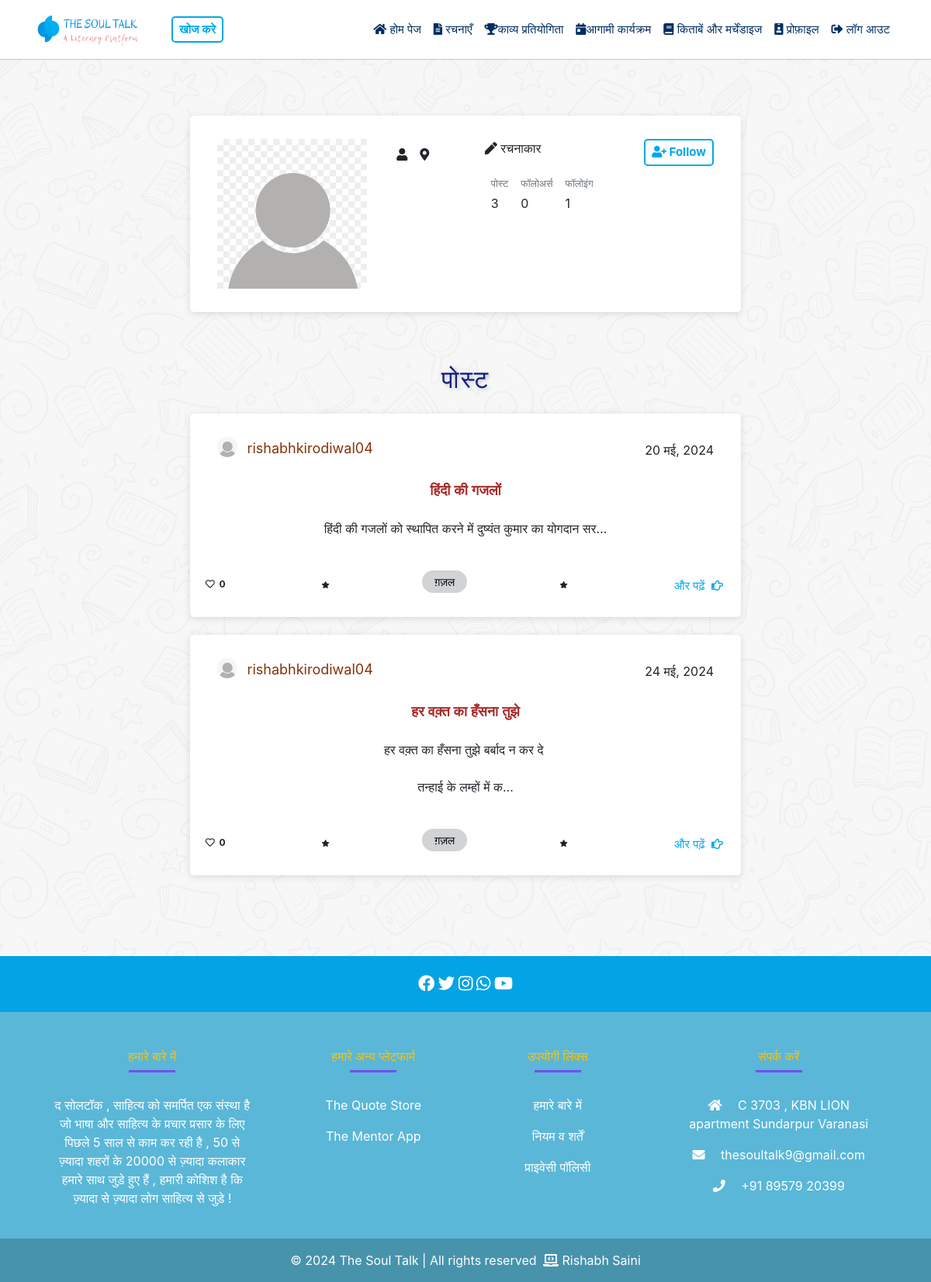
The app's page /profile/rishabhkirodiwal04/ (signed in) with its own data.
### mainApp/models.py (models this page shows, shortened)
class Profile(models.Model):
    user = models.OneToOneField(CustomUser, on_delete=models.CASCADE)
    name = models.CharField(max_length=100, blank=True)
    bio = models.TextField(default='रचनाकार', blank=True)  # Setting default value for bio field
    place = models.CharField(max_length=100, blank=True)
    profile_image = models.ImageField(upload_to='media/profile_images/', blank=True)

class CustomUser(AbstractUser):
    is_admin = models.BooleanField(default=False)
    is_owner = models.BooleanField(default=False)
    phone_no = models.CharField(max_length=15, blank=True, null=True)
    def followers_count(self):
        return self.followers.count()
    def following_count(self):
        return self.following.count()

class Post(models.Model):
    title = models.CharField(max_length=100)
    description = models.TextField()
    category = models.ForeignKey(Category, on_delete=models.CASCADE)
    created_by = models.ForeignKey(CustomUser, on_delete=models.CASCADE)
    created_at = models.DateTimeField(auto_now_add=True)
    approved = models.BooleanField(default=False)  # New field for approval status
    declined = models.BooleanField(default=False)
    likes = models.ManyToManyField(CustomUser, through='Like', related_name='liked_posts')
    likes_count = models.IntegerField(default=0)

class Category(models.Model):
    name_en = models.CharField(max_length=100, verbose_name="English Name",unique=True)
    name_hi = models.CharField(max_length=100, verbose_name="Hindi Name",unique=True)
    class Meta:
        verbose_name_plural = "Categories"

### mainApp/views.py (the view)
# urls.py: path('profile/<str:username>/', views.profile, name='profile'),
@login_required
def profile(request, username):
    viewed_user = get_object_or_404(CustomUser, username=username)
    user_posts = Post.objects.filter(created_by=viewed_user)
    approved_posts = user_posts.filter(approved=True)
    pending_posts = user_posts.filter(approved=False, declined=False)
    declined_posts = user_posts.filter(declined=True)
    user_submitted_entries = CompetitionEntry.objects.filter(user=viewed_user)
    total_approved_posts = approved_posts.count()
    total_pending_posts = pending_posts.count()
    total_declined_posts = declined_posts.count()
    total_user_submitted_entries = user_submitted_entries.count()
    total_posts = total_approved_posts + total_user_submitted_entries
    profile = Profile.objects.filter(user=viewed_user).first()
    is_own_profile = request.user.username == username
    if is_own_profile:
        return render(request, 'profile.html', {
            'user': viewed_user,
            'profile': profile,
            'approved_posts': approved_posts,
            'pending_posts': pending_posts,
            'declined_posts': declined_posts,
            'total_posts': total_posts,
            'total_approved_posts': total_approved_posts,
            'total_pending_posts': total_pending_posts,
            'total_declined_posts': total_declined_posts,
            'user_submitted_entries': user_submitted_entries,
            'total_user_submitted_entries': total_user_submitted_entries,
        })
    else:
        is_following = request.user.is_authenticated and viewed_user.followers.filter(follower=request.user).exists()
        return render(request, 'view_user_profile.html', {
            'viewed_user': viewed_user,
            'profile': profile,
            'approved_posts': approved_posts,
            'total_posts': total_posts,
            'total_approved_posts': total_approved_posts,
            'user_submitted_entries': user_submitted_entries,
            'total_user_submitted_entries': total_user_submitted_entries,
            'profile_user': viewed_user,
            'is_following': is_following,
        })

### mainApp/templates/view_user_profile.html (shortened to what this page needs)
{% extends 'base.html' %}
{% block content %}
<div class="container mt-5">
    <div class="row justify-content-center">
        <div class="col-md-8">
            <div class="card ">
                <div class="card-body ">
                    <div class="row ">
                        <div class="col-md-4 text-center">
                            <img src="{% if profile.profile_image %}{{ profile.profile_image.url }}{% else %}/media/profile_images/default.png{% endif %}"
                                alt="Profile Image" class="profile-image img-fluid">
                        </div>
                        <div class="col-md-8 md-4">
                            <div class="d-flex justify-content-between align-items-start flex-wrap">
                                <div class="d-flex justify-content-start rounded-3 p-2 mb-2 bg-body-tertiary">
                                    <div>
                                        <p class="card-text"><i class="fas fa-user"></i> {{ profile.name }}</p>
                                    </div>
                                    <div class="px-3">
                                        <p class="card-text"><i class="fas fa-map-marker-alt"></i> {{ profile.place }}</p>
                                    </div>
                                </div>
                                <div>
                                    <p class="card-text"><i class="fas fa-pen"></i> {{ profile.bio }}</p>
                                     <div class="d-flex justify-content-start rounded-3 p-2 mb-2 bg-body-tertiary">
                                        <div>
                                            <p class="small text-muted mb-1">पोस्ट</p>
                                            <p class="mb-0">{{ total_posts }}</p>
                                        </div>
                                        <div class="px-3">
                                            <p class="small text-muted mb-1">फॉलोअर्स </p>
                                            <p class="mb-0">{{ profile_user.followers_count }}</p>
                                        </div>
                                        <div>
                                            <p class="small text-muted mb-1">फॉलोइंग</p>
                                            <p class="mb-0">{{ profile_user.following_count }}</p>
                                        </div>
                                    </div>
                                </div>
                                <div>
                                    {% if not user.is_authenticated %}
                                        <a href="{% url 'login' %}" class="btn btn-custom-outline"><i class="fas fa-user-plus"></i> Follow</a>
                                    {% else %}
                                        {% if request.user != profile_user %}
                                            {% if is_following %}
                                                <form action="{% url 'unfollow_user' profile_user.username %}" method="post">
                                                    {% csrf_token %}
                                                    <button type="submit" class="btn btn-custom-outline"><i class="fas fa-user-check"></i> Unfollow</button>
                                                </form>
                                            {% else %}
                                                <form action="{% url 'follow_user' profile_user.username %}" method="post">
                                                    <button type="submit" class="btn btn-custom-outline"><i class="fas fa-user-plus"></i> Follow</button>
                                                </form>
                                            {% endif %}
                                        {% endif %}
                                    {% endif %}
                                </div>
                            </div>
                        </div>
                    </div>
                </div>
            </div>
        </div>
    </div>
</div>
<div class="container mt-5">
    <div class="row justify-content-center">
        <div class="col-md-8">
            <div class="row justify-content-center" id="approved-posts">
                <div class="col-md-12">
                    <h2>पोस्ट</h2>
                    {% if total_approved_posts == 0 %}
                    <p>कोई स्वीकृत पोस्ट नहीं.</p>
                    {% else %}
                    {% for post in approved_posts %}
                    {% include 'partials/post_details.html' %}
                    {% endfor %}
                    {% endif %}
                </div>
            </div>
        </div>
    </div>
</div>
{% endblock %}

### mainApp/templates/partials/post_details.html
<div class="card bg-card-image mt-4">
    <div class="row">
        <div class="col-md-12">
            <div class="card-body">
                <div class="d-flex author-info justify-content-between align-items-center">
                    <div class="profile-pic ">
                        <img src="{% if post.created_by.profile.profile_image %}{{ post.created_by.profile.profile_image.url }}{% else %}/media/profile_images/default.png{% endif %}"
                            alt="Profile Image" class="profile-image img-fluid rounded-circle">
                                    <a href="{% url 'profile' username=post.created_by.username %}" class="profile-link">{{ post.created_by.username }}</a>
                        </div>
                    <div>
                        <p class="card-text mb-0 post-date">
                            {{ post.created_at|date:"d F, Y" }}
                        </p>
                    </div>
                </div>
                <div>
                    <h5 class="card-title"  style="color: brown;">
                        <strong>{{ post.title }}</strong>
                    </h5>
                </div>
                <div>
                    <p class="card-text text-center">
                    <p style="white-space: pre-wrap;" class="card-text text-center">{{ post.description|truncatechars:60 }}</pre>
                    </p>
                </div>
            </div>
            <div class="row mt-4 mt-sm-0">
                <div class="col-md-12 category-info d-flex justify-content-between align-items-center">
                    <p class="badge text-black">
                        <i class="far fa-heart"></i>&nbsp; {{ post.likes_count }}
                    </p>
                    <p class="badge text-black">
                        <i class="fa fa-solid fa-star fa-xs"></i>
                    </p>
                    <a href="{% url 'category-posts' post.category.id %}" style="text-decoration:none;" class="mb-4">
                        <p class="badge custom-badge"
                            style="font-family: 'Biryani', sans-serif; font-size: 14px; font-weight:normal;">
                            {{ post.category.name_hi }}
                        </p>
                    </a>
                    <p class="badge text-black">
                        <i class="fa fa-solid fa-star fa-xs"></i>
                    </p>
                    <a href="{% url 'full_post' post.id %}" class="card-link">
                        <p class="read-more">
                            और पढ़ें &nbsp;<i class="far fa-hand-point-right"></i>
                        </p>
                    </a>
                </div>
            </div>
        </div>
    </div>
</div>

### mainApp/static/style.css (style rules this page uses)
.author-info { display: flex; align-items: center; }
.profile-pic img { width: 26px; height: 26px; margin-right: 8px; margin-bottom: 8px; }
.card { border: none; box-shadow: 0 2px 8px 0 rgba(63, 69, 81, 0.16); border-radius: 5px; will-change: transform; overflow: hidden; transition: box-shadow 0.3s, transform 0.3s; padding-top: 10px; padding-bottom: 10px; padding-right: 15px; padding-left: 15px; transform: scale(1); }
.card-link { text-decoration: none; }
.category-info { flex-grow: 4; text-align: left; }
.custom-badge { padding: 6.5px 16px; border-radius: 20px; color: black; background-color: #D1D3D4; display: inline; }
.read-more { margin-left: 10px; border-radius: 5px; margin-bottom: 10px; display: inline-block; padding: 4px 8px; font-size: 15px; color:#00a8e9 ; transition: border 0.3; transition: background-color 0.3s; }
.btn-custom-outline { margin-left: 10px; margin-bottom: 10px; display: inline-block; padding: 4px 8px; font-size: 15px; font-weight: bold; text-align: center; text-decoration: none; border: 2px solid #00a8e9; color: #00a8e9; background-color: transparent; border-radius: 5px; transition: background-color 0.3s ease, color 0.3s ease, border-color 0.3s ease; cursor: pointer; }
h2 { font-family: 'Poppins', sans-serif; font-size: 32px; font-weight: 500; color: #0d1e80; text-shadow: 2px 2px 4px rgba(0, 0, 0, 0.2); letter-spacing: 2px; text-align: center; margin-top: 20px; }
.bg-image { background-image: url('/static/images/block-bg-image.jpeg'); }
.card-title { font-family: 'Poppins', sans-serif; font-size: 20px; font-weight: bold; color: #070707; text-align: center; margin: 20px 0; }
@media (min-width: 768px) { .card-title { font-size: 18px; margin: 25px 0; } }
.profile-link { color: rgb(133, 51, 10); text-decoration: none; transition: color 0.3s ease; font-size: 18px; }

### records on screen
Profile: bio "रचनाकार"
CustomUser: followers_count "0", following_count "1"
Post: created_by.username "rishabhkirodiwal04", created_at "20 मई, 2024", title "हिंदी की गजलों", description "हिंदी की गजलों को स्थापित करने में दुष्यंत कुमार का योगदान सर…", likes_count "0", category.name_hi "ग़ज़ल"
Post: created_by.username "rishabhkirodiwal04", created_at "24 मई, 2024", title "हर वक़्त का हँसना तुझे", description "हर वक़्त का हँसना तुझे बर्बाद न कर दे तन्हाई के लम्हों में क…", likes_count "0", category.name_hi "ग़ज़ल"

### other values on screen
{{ total_posts }} "3"
